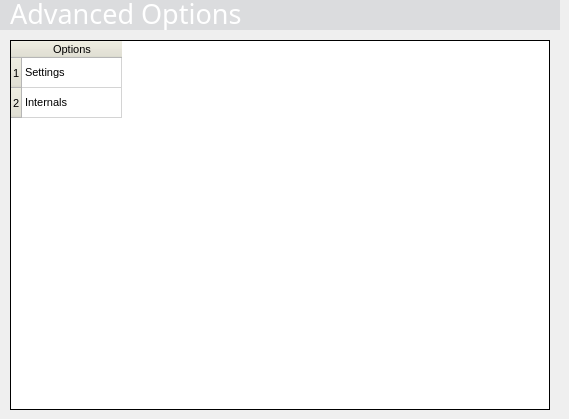
    <widget class="QWidget" name="widgetStackAdvancedTablePage" >
     <widget class="QFrame" name="backgroundHeaderAdvancedTable" >
      <property name="geometry" >
       <rect>
        <x>0</x>
        <y>0</y>
        <width>560</width>
        <height>30</height>
       </rect>
      </property>
      <property name="minimumSize" >
       <size>
        <width>560</width>
        <height>30</height>
       </size>
      </property>
      <property name="maximumSize" >
       <size>
        <width>560</width>
        <height>30</height>
       </size>
      </property>
      <property name="palette" >
       <palette>
        <active>
         <colorrole role="Base" >
          <brush brushstyle="SolidPattern" >
           <color alpha="255" >
            <red>255</red>
            <green>255</green>
            <blue>255</blue>
           </color>
          </brush>
         </colorrole>
         <colorrole role="Window" >
          <brush brushstyle="SolidPattern" >
           <color alpha="255" >
            <red>219</red>
            <green>220</green>
            <blue>222</blue>
           </color>
          </brush>
         </colorrole>
        </active>
        <inactive>
         <colorrole role="Base" >
          <brush brushstyle="SolidPattern" >
           <color alpha="255" >
            <red>255</red>
            <green>255</green>
            <blue>255</blue>
           </color>
          </brush>
         </colorrole>
         <colorrole role="Window" >
          <brush brushstyle="SolidPattern" >
           <color alpha="255" >
            <red>219</red>
            <green>220</green>
            <blue>222</blue>
           </color>
          </brush>
         </colorrole>
        </inactive>
        <disabled>
         <colorrole role="Base" >
          <brush brushstyle="SolidPattern" >
           <color alpha="255" >
            <red>219</red>
            <green>220</green>
            <blue>222</blue>
           </color>
          </brush>
         </colorrole>
         <colorrole role="Window" >
          <brush brushstyle="SolidPattern" >
           <color alpha="255" >
            <red>219</red>
            <green>220</green>
            <blue>222</blue>
           </color>
          </brush>
         </colorrole>
        </disabled>
       </palette>
      </property>
      <property name="autoFillBackground" >
       <bool>true</bool>
      </property>
      <property name="frameShape" >
       <enum>QFrame::NoFrame</enum>
      </property>
      <property name="frameShadow" >
       <enum>QFrame::Plain</enum>
      </property>
      <property name="lineWidth" >
       <number>0</number>
      </property>
      <widget class="QLabel" name="headerAdvancedTable" >
       <property name="geometry" >
        <rect>
         <x>10</x>
         <y>-5</y>
         <width>480</width>
         <height>35</height>
        </rect>
       </property>
       <property name="minimumSize" >
        <size>
         <width>480</width>
         <height>35</height>
        </size>
       </property>
       <property name="maximumSize" >
        <size>
         <width>480</width>
         <height>35</height>
        </size>
       </property>
       <property name="palette" >
        <palette>
         <active>
          <colorrole role="WindowText" >
           <brush brushstyle="SolidPattern" >
            <color alpha="255" >
             <red>255</red>
             <green>255</green>
             <blue>255</blue>
            </color>
           </brush>
          </colorrole>
         </active>
         <inactive>
          <colorrole role="WindowText" >
           <brush brushstyle="SolidPattern" >
            <color alpha="255" >
             <red>255</red>
             <green>255</green>
             <blue>255</blue>
            </color>
           </brush>
          </colorrole>
         </inactive>
         <disabled>
          <colorrole role="WindowText" >
           <brush brushstyle="SolidPattern" >
            <color alpha="255" >
             <red>119</red>
             <green>119</green>
             <blue>119</blue>
            </color>
           </brush>
          </colorrole>
         </disabled>
        </palette>
       </property>
       <property name="font" >
        <font>
         <family>Utah MT</family>
         <pointsize>20</pointsize>
         <weight>50</weight>
         <bold>false</bold>
        </font>
       </property>
       <property name="lineWidth" >
        <number>0</number>
       </property>
       <property name="text" >
        <string>Advanced Options</string>
       </property>
       <property name="alignment" >
        <set>Qt::AlignLeading|Qt::AlignLeft|Qt::AlignTop</set>
       </property>
       <property name="indent" >
        <number>0</number>
       </property>
      </widget>
     </widget>
     <widget class="QTableWidget" name="advancedTable" >
      <property name="geometry" >
       <rect>
        <x>10</x>
        <y>40</y>
        <width>540</width>
        <height>370</height>
       </rect>
      </property>
      <property name="minimumSize" >
       <size>
        <width>540</width>
        <height>370</height>
       </size>
      </property>
      <property name="maximumSize" >
       <size>
        <width>540</width>
        <height>370</height>
       </size>
      </property>
      <property name="palette" >
       <palette>
        <active>
         <colorrole role="Button" >
          <brush brushstyle="SolidPattern" >
           <color alpha="255" >
            <red>227</red>
            <green>226</green>
            <blue>210</blue>
           </color>
          </brush>
         </colorrole>
         <colorrole role="Base" >
          <brush brushstyle="SolidPattern" >
           <color alpha="255" >
            <red>255</red>
            <green>255</green>
            <blue>255</blue>
           </color>
          </brush>
         </colorrole>
         <colorrole role="Window" >
          <brush brushstyle="SolidPattern" >
           <color alpha="255" >
            <red>255</red>
            <green>255</green>
            <blue>255</blue>
           </color>
          </brush>
         </colorrole>
        </active>
        <inactive>
         <colorrole role="Button" >
          <brush brushstyle="SolidPattern" >
           <color alpha="255" >
            <red>227</red>
            <green>226</green>
            <blue>210</blue>
           </color>
          </brush>
         </colorrole>
         <colorrole role="Base" >
          <brush brushstyle="SolidPattern" >
           <color alpha="255" >
            <red>255</red>
            <green>255</green>
            <blue>255</blue>
           </color>
          </brush>
         </colorrole>
         <colorrole role="Window" >
          <brush brushstyle="SolidPattern" >
           <color alpha="255" >
            <red>255</red>
            <green>255</green>
            <blue>255</blue>
           </color>
          </brush>
         </colorrole>
        </inactive>
        <disabled>
         <colorrole role="Button" >
          <brush brushstyle="SolidPattern" >
           <color alpha="255" >
            <red>227</red>
            <green>226</green>
            <blue>210</blue>
           </color>
          </brush>
         </colorrole>
         <colorrole role="Base" >
          <brush brushstyle="SolidPattern" >
           <color alpha="255" >
            <red>255</red>
            <green>255</green>
            <blue>255</blue>
           </color>
          </brush>
         </colorrole>
         <colorrole role="Window" >
          <brush brushstyle="SolidPattern" >
           <color alpha="255" >
            <red>255</red>
            <green>255</green>
            <blue>255</blue>
           </color>
          </brush>
         </colorrole>
        </disabled>
       </palette>
      </property>
      <property name="font" >
       <font>
        <pointsize>8</pointsize>
       </font>
      </property>
      <property name="autoFillBackground" >
       <bool>true</bool>
      </property>
      <property name="frameShape" >
       <enum>QFrame::Box</enum>
      </property>
      <property name="frameShadow" >
       <enum>QFrame::Plain</enum>
      </property>
      <property name="selectionMode" >
       <enum>QAbstractItemView::SingleSelection</enum>
      </property>
      <property name="selectionBehavior" >
       <enum>QAbstractItemView::SelectRows</enum>
      </property>
      <row>
       <property name="text" >
        <string>1</string>
       </property>
      </row>
      <row>
       <property name="text" >
        <string>2</string>
       </property>
      </row>
      <column>
       <property name="text" >
        <string>Options</string>
       </property>
      </column>
      <item row="0" column="0" >
       <property name="text" >
        <string>Settings</string>
       </property>
       <property name="icon" >
        <iconset>icons/tree_settings.png</iconset>
       </property>
      </item>
      <item row="1" column="0" >
       <property name="text" >
        <string>Internals</string>
       </property>
       <property name="icon" >
        <iconset>icons/tree_internals.png</iconset>
       </property>
      </item>
     </widget>
    </widget>
